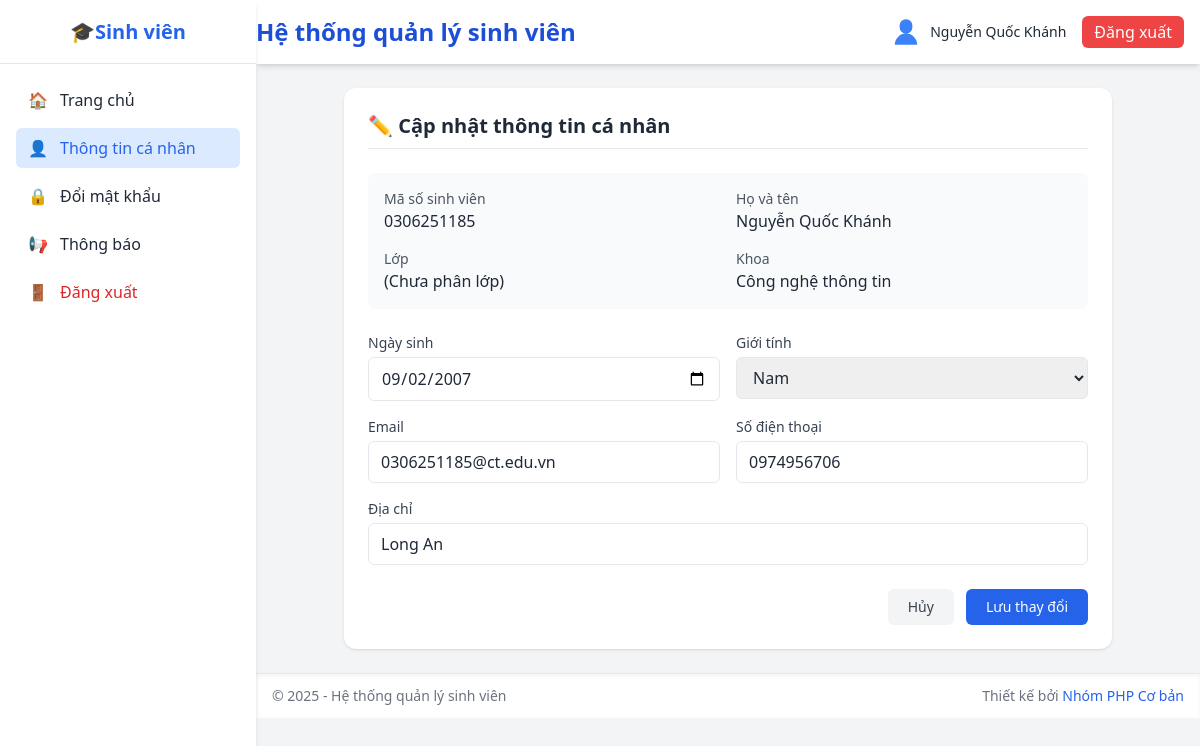
Page /profile.php (signed in) on the committed database.
### tables this page shows
CREATE TABLE `sinh_vien` (
  `mssv` varchar(20) NOT NULL,
  `hoten` varchar(100) NOT NULL,
  `ngaysinh` date DEFAULT NULL,
  `gioitinh` enum('Nam','Nữ','Khác') DEFAULT 'Nam',
  `malop` varchar(20) DEFAULT NULL,
  `makhoa` varchar(20) DEFAULT NULL,
  `email` varchar(100) DEFAULT NULL,
  `sdt` varchar(20) DEFAULT NULL,
  `diachi` varchar(255) DEFAULT NULL,
  `password` varchar(255) NOT NULL,
  `trangthai` enum('Đang học','Tốt nghiệp','Bảo lưu','Đã nghỉ') DEFAULT 'Đang học'
);

CREATE TABLE `khoa` (
  `makhoa` varchar(20) NOT NULL,
  `tenkhoa` varchar(100) NOT NULL,
  `mota` text DEFAULT NULL
);

### database/pdo.php (called while the page is built, shortened)
<?php
class DB
{
    private static $pdo = null;
    private static function connect_pdo(): \PDO
    {
        $host = DB_HOST;
        $user = DB_USERNAME;
        $pass = DB_PASSWORD;
        $db   = DB_NAME;
        $charset = DB_CHARSET;
        $dsn = "mysql:host={$host};dbname={$db};charset={$charset}";
        try {
            $options = [
                \PDO::ATTR_ERRMODE => \PDO::ERRMODE_EXCEPTION,
                \PDO::ATTR_DEFAULT_FETCH_MODE => \PDO::FETCH_ASSOC,
                \PDO::ATTR_EMULATE_PREPARES => false,
            ];
            return new \PDO($dsn, $user, $pass, $options);
        } catch (\PDOException $e) {
            die('Kết nối PDO thất bại: ' . $e->getMessage());
        }
    }
    private static function init()
    {
        if (self::$pdo === null) {
            self::$pdo = self::connect_pdo();
        }
    }
    public static function getPdo()
    {
        return self::$pdo;
    }
    public static function selectOne(string $sql, array $params = []): ?array
    {
        $stmt = self::getPdo()->prepare($sql);
        $stmt->execute($params);
        $row = $stmt->fetch();
        return $row === false ? null : $row;
    }
}

### profile.php (the view, shortened to what this page needs)
<?php
$mssv = $_SESSION['sinhvien'];
$sinh_vien = DB::selectOne(
    "SELECT sv.*, l.tenlop, k.tenkhoa
    FROM sinh_vien sv
    LEFT JOIN lop l ON sv.malop = l.malop
    LEFT JOIN khoa k ON sv.makhoa = k.makhoa
    WHERE sv.mssv = :mssv",
    ['mssv' => $mssv]
);
include('includes/sidebar.php');
include('includes/header.php');
?>
<div class="max-w-3xl mx-auto">
    <div class="bg-white shadow rounded-xl p-6">
        <h3 class="text-xl font-semibold text-gray-800 border-b pb-2 mb-6">
            ✏️ Cập nhật thông tin cá nhân
        </h3>
        <form action="profile.php" method="POST" class="space-y-6">
            <div class="grid grid-cols-1 sm:grid-cols-2 gap-4 p-4 bg-gray-50 rounded-lg mb-4">
                <div>
                    <p class="text-sm text-gray-600">Mã số sinh viên</p>
                    <p class="font-medium"><?php echo htmlspecialchars($sinh_vien['mssv']); ?></p>
                </div>
                <div>
                    <p class="text-sm text-gray-600">Họ và tên</p>
                    <p class="font-medium"><?php echo htmlspecialchars($sinh_vien['hoten']); ?></p>
                </div>
                <div>
                    <p class="text-sm text-gray-600">Lớp</p>
                    <p class="font-medium"><?php echo htmlspecialchars($sinh_vien['tenlop'] ?? '(Chưa phân lớp)'); ?></p>
                </div>
                <div>
                    <p class="text-sm text-gray-600">Khoa</p>
                    <p class="font-medium"><?php echo htmlspecialchars($sinh_vien['tenkhoa'] ?? '(Chưa phân khoa)'); ?></p>
                </div>
            </div>
            <div class="grid grid-cols-1 sm:grid-cols-2 gap-4">
                <div>
                    <label class="block text-sm font-medium text-gray-700 mb-1">Ngày sinh</label>
                    <input type="date" name="ngaysinh"
                           value="<?php echo $sinh_vien['ngaysinh'] ?? ''; ?>"
                           class="w-full px-3 py-2 border rounded-md focus:ring-2 focus:ring-blue-500 focus:outline-none">
                </div>
                <div>
                    <label class="block text-sm font-medium text-gray-700 mb-1">Giới tính</label>
                    <select name="gioitinh"
                            class="w-full px-3 py-2 border rounded-md focus:ring-2 focus:ring-blue-500 focus:outline-none">
                        <option value="Nam" <?php echo $sinh_vien['gioitinh'] === 'Nam' ? 'selected' : ''; ?>>Nam</option>
                    </select>
                </div>
                <div>
                    <label class="block text-sm font-medium text-gray-700 mb-1">Email</label>
                    <input type="email" name="email"
                           value="<?php echo htmlspecialchars($sinh_vien['email'] ?? ''); ?>"
                           placeholder="example@email.com"
                           class="w-full px-3 py-2 border rounded-md focus:ring-2 focus:ring-blue-500 focus:outline-none">
                </div>
                <div>
                    <label class="block text-sm font-medium text-gray-700 mb-1">Số điện thoại</label>
                    <input type="tel" name="sdt"
                           value="<?php echo htmlspecialchars($sinh_vien['sdt'] ?? ''); ?>"
                           placeholder="0xxxxxxxxx"
                           class="w-full px-3 py-2 border rounded-md focus:ring-2 focus:ring-blue-500 focus:outline-none">
                </div>
                <div class="sm:col-span-2">
                    <label class="block text-sm font-medium text-gray-700 mb-1">Địa chỉ</label>
                    <input type="text" name="diachi"
                           value="<?php echo htmlspecialchars($sinh_vien['diachi'] ?? ''); ?>"
                           placeholder="Nhập địa chỉ của bạn"
                           class="w-full px-3 py-2 border rounded-md focus:ring-2 focus:ring-blue-500 focus:outline-none">
                </div>
            </div>
            <div class="flex justify-end gap-3">
                <a href="index.php"
                   class="px-5 py-2 text-sm font-medium text-gray-700 bg-gray-100 rounded-md hover:bg-gray-200 focus:outline-none focus:ring-2 focus:ring-gray-400">
                    Hủy
                </a>
                <button type="submit"
                        class="px-5 py-2 text-sm font-medium text-white bg-blue-600 rounded-md hover:bg-blue-700 focus:outline-none focus:ring-2 focus:ring-blue-500">
                    Lưu thay đổi
                </button>
            </div>
        </form>
    </div>
</div>
<?php include('includes/footer.php'); ?>

### rows in the picture
sinh_vien: mssv "0306251185", hoten "Nguyễn Quốc Khánh", makhoa.tenkhoa "Công nghệ thông tin", ngaysinh "09/02/2007", gioitinh "Nam", email "0306251185@ct.edu.vn", sdt "0974956706", diachi "Long An"

### other values in the picture
$page_title "Hệ thống quản lý sinh viên"
$_SESSION['fullname'] "Nguyễn Quốc Khánh"
$sinh_vien['tenlop'] "(Chưa phân lớp)"
